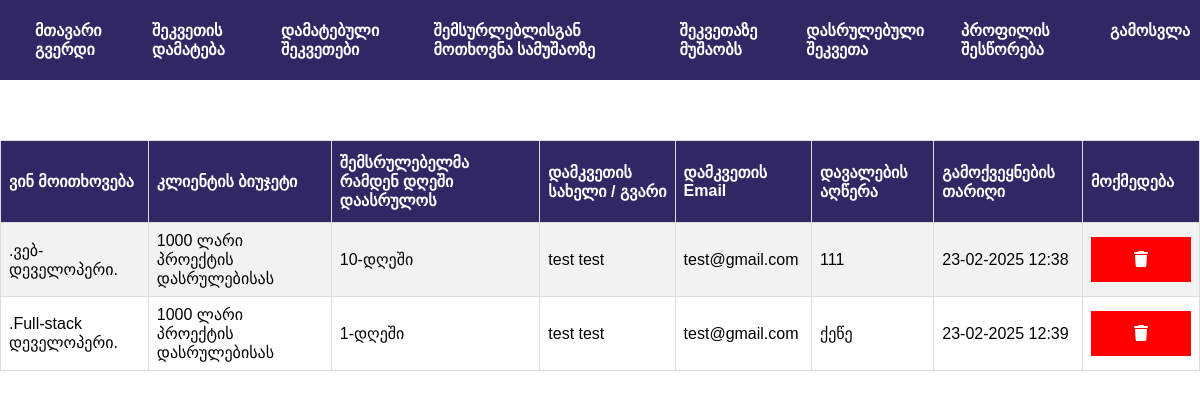
The app's page /public/client_added_list.php (signed in) with its own data.
### tables this page shows
CREATE TABLE `client_task` (
  `id` int(11) NOT NULL,
  `professions` varchar(500) NOT NULL,
  `days` varchar(100) NOT NULL,
  `job_description` mediumtext NOT NULL,
  `publish_time` varchar(100) NOT NULL,
  `user_id` int(11) NOT NULL,
  `budget` int(11) NOT NULL,
  `budget_type` varchar(100) NOT NULL,
  `first_name` varchar(100) NOT NULL,
  `last_name` varchar(100) NOT NULL,
  `email` varchar(100) NOT NULL
);

### public/client_added_list.php (the view, shortened to what this page needs)
<!DOCTYPE html>
<html lang="ka">
<head>
    <link rel="stylesheet" href="../assets/css/client_added_list.css">
    <link rel="stylesheet" href="../assets/css/header.css">
    <link href="https://cdnjs.cloudflare.com/ajax/libs/font-awesome/6.0.0-beta3/css/all.min.css" rel="stylesheet">
</head>
<body>
<?php
include_once("../includes/db_conn.php");
$user_id = $_SESSION['user_id'];
?>
<header>
    <nav>
        <ul>
            <li><a href="client_login.php">მთავარი გვერდი</a></li>
            <li><a href="client_task_add.php">შეკვეთის დამატება</a></li>
            <li><a href="client_added_list.php">დამატებული შეკვეთები</a></li>
            <li><a href="performer_request.php">შემსურლებლისგან მოთხოვნა სამუშაოზე</a></li>
            <li><a href="performer_workingjob.php">შეკვეთაზე მუშაობს</a></li>
            <li><a href="client_profil.php">დასრულებული შეკვეთა</a></li>
            <li><a href="client_profil.php">პროფილის შესწორება</a></li>
            <li><a href="client_login.php?logout=1">გამოსვლა</a></li>
        </ul>
    </nav>
</header>
<table id="client_task">
  <tr>
    <th>ვინ მოითხოვება</th>
    <th>კლიენტის ბიუჯეტი</th>
    <th>შემსრულებელმა რამდენ დღეში დაასრულოს</th>
    <th>დამკვეთის სახელი / გვარი</th>
    <th>დამკვეთის Email</th>
    <th>დავალების აღწერა</th>
    <th>გამოქვეყნების თარიღი</th>
    <th>მოქმედება</th>
  </tr>
    <?php
    $query = "SELECT * FROM `client_task` WHERE user_id='$user_id'";
    $result = mysqli_query($conn, $query);
    if (mysqli_num_rows($result) > 0) {
        while ($row = mysqli_fetch_assoc($result)) {
            echo "<tr>";
            echo "<td>" . $row['professions'] . "</td>";
            echo "<td>" . $row['budget']." ლარი ".$row['budget_type']."</td>";
            echo "<td>" . $row['days'] . "-დღეში</td>";
            echo "<td>" . $row['first_name']." ".$row['last_name']. "</td>";
            echo "<td>" . $row['email'] . "</td>";
            echo "<td>" . $row['job_description'] . "</td>";
            echo "<td>" . $row['publish_time'] . "</td>";
            echo "<td>
                <form method='post' action='client_added_list.php'>
                <input type='hidden' value='".$row['id']."' name='delete_id'>
                <button class='delete_post' name='delete_post'><i class='fa-sharp fa-solid fa-trash'></i></button>
                </form>
            </td>";
            echo "</tr>";
        }
        echo "</table>";
    } else {
        echo "<tr><td>არ არის თქვენს მიერ დამატებული შეკვეთები.<td><tr>";
    }
    ?>
</body>
</html>

### assets/css/client_added_list.css (style rules this page uses)
#client_task { font-family: Arial, Helvetica, sans-serif; border-collapse: collapse; width: 100%; margin-top: 5%; }
#client_task td, #client_task th { border: 1px solid #ddd; padding: 8px; }
#client_task tr:nth-child(even) { background-color: #f2f2f2; }
#client_task th { padding-top: 12px; padding-bottom: 12px; text-align: left; background-color: #302764; color: white; }
.delete_post { background-color: red; color: white; border: none; width: 100px; height: 45px; font-size: 16px; }

### assets/css/header.css (style rules this page uses)
* { margin: 0; padding: 0; }
header { display: flex; justify-content: flex-end; align-items: center; padding: 10px; background-color: #302764; height: 60px; }
header nav ul { list-style-type: none; margin: 0; padding: 0; display: flex; }
header nav ul li { margin-left: 25px; }
header nav ul li a { color: white; text-decoration: none; font-size: 16px; font-weight: bold; }

### records on screen
client_task: professions ".ვებ-დეველოპერი.", budget "1000", budget_type "პროექტის დასრულებისას", days "10", first_name "test", last_name "test", email "test@gmail.com", job_description "111", publish_time "23-02-2025 12:38"
client_task: professions ".Full-stack დეველოპერი.", budget "1000", budget_type "პროექტის დასრულებისას", days "1", first_name "test", last_name "test", email "test@gmail.com", job_description "ქეწე", publish_time "23-02-2025 12:39"
